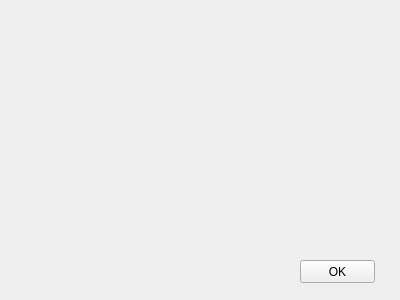
<?xml version="1.0" encoding="UTF-8"?>
<ui version="4.0">
 <class>Form</class>
 <widget class="QWidget" name="Form">
  <property name="geometry">
   <rect>
    <x>0</x>
    <y>0</y>
    <width>400</width>
    <height>300</height>
   </rect>
  </property>
  <property name="windowTitle">
   <string>Form</string>
  </property>
  <widget class="QPushButton" name="pushButton">
   <property name="geometry">
    <rect>
     <x>300</x>
     <y>260</y>
     <width>75</width>
     <height>23</height>
    </rect>
   </property>
   <property name="text">
    <string>OK</string>
   </property>
  </widget>
 </widget>
 <resources/>
 <connections/>
</ui>
